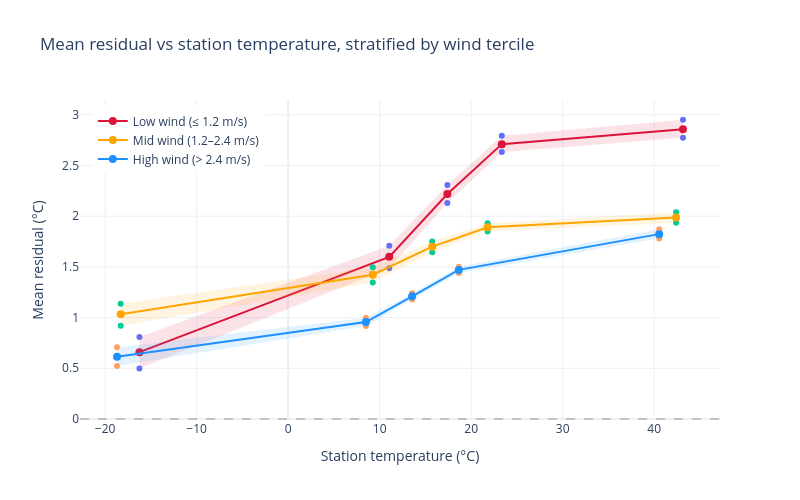

This figure's notebook cell:
### Code cell
wind_terciles = residuals_df["wind"].quantile([1 / 3, 2 / 3]).values
low_wind = residuals_df[residuals_df["wind"] <= wind_terciles[0]]
mid_wind = residuals_df[
    (residuals_df["wind"] > wind_terciles[0])
    & (residuals_df["wind"] <= wind_terciles[1])
]
high_wind = residuals_df[residuals_df["wind"] > wind_terciles[1]]

centers_lo, mean_lo, ci_lo_lo, ci_hi_lo = pdp_cluster_bootstrap(
    low_wind, "station_celsius"
)
centers_mid, mean_mid, ci_lo_mid, ci_hi_mid = pdp_cluster_bootstrap(
    mid_wind, "station_celsius"
)
centers_hi, mean_hi, ci_lo_hi, ci_hi_hi = pdp_cluster_bootstrap(
    high_wind, "station_celsius"
)

strat_records = []
for centers, mean, ci_lo, ci_hi, label in [
    (
        centers_lo,
        mean_lo,
        ci_lo_lo,
        ci_hi_lo,
        f"Low wind (≤ {wind_terciles[0]:.1f} m/s)",
    ),
    (
        centers_mid,
        mean_mid,
        ci_lo_mid,
        ci_hi_mid,
        f"Mid wind ({wind_terciles[0]:.1f}–{wind_terciles[1]:.1f} m/s)",
    ),
    (
        centers_hi,
        mean_hi,
        ci_lo_hi,
        ci_hi_hi,
        f"High wind (> {wind_terciles[1]:.1f} m/s)",
    ),
]:
    for j in range(len(centers)):
        strat_records.append(
            {
                "group": label,
                "center": centers[j],
                "mean": mean[j],
                "ci_lo": ci_lo[j],
                "ci_hi": ci_hi[j],
            }
        )

fig = go.Figure()

for centers, mean, ci_lo, ci_hi, color, label in [
    (
        centers_lo,
        mean_lo,
        ci_lo_lo,
        ci_hi_lo,
        "rgb(220,20,60)",
        f"Low wind (≤ {wind_terciles[0]:.1f} m/s)",
    ),
    (
        centers_mid,
        mean_mid,
        ci_lo_mid,
        ci_hi_mid,
        "rgb(255,165,0)",
        f"Mid wind ({wind_terciles[0]:.1f}–{wind_terciles[1]:.1f} m/s)",
    ),
    (
        centers_hi,
        mean_hi,
        ci_lo_hi,
        ci_hi_hi,
        "rgb(30,144,255)",
        f"High wind (> {wind_terciles[1]:.1f} m/s)",
    ),
]:
    rgba = color.replace("rgb(", "rgba(").replace(")", ",0.12)")
    fig.add_trace(
        go.Scatter(
            x=np.concatenate([centers, centers[::-1]]),
            y=np.concatenate([ci_hi, ci_lo[::-1]]),
            fill="toself",
            fillcolor=rgba,
            line=dict(width=0),
            showlegend=False,
            hoverinfo="skip",
        )
    )
    fig.add_trace(
        go.Scatter(
            x=centers,
            y=mean,
            mode="lines+markers",
            marker=dict(size=8, color=color),
            line=dict(color=color, width=2),
            name=label,
        )
    )

fig.add_hline(y=0, line_dash="dash", line_color="grey", opacity=0.4)
fig.update_layout(
    height=500,
    width=800,
    template="plotly_white",
    title="Mean residual vs station temperature, stratified by wind tercile",
    xaxis_title="Station temperature (°C)",
    yaxis_title="Mean residual (°C)",
    legend=dict(x=0.02, y=0.98),
)
fig.show()
fig.write_html(FIGS / "temp_pdp_cond_wind.html", include_plotlyjs="cdn")
pd.DataFrame(strat_records).to_parquet(
    PLOT_DATA / "temp_pdp_cond_wind.parquet", index=False
)

### Figure 1 — Plotly figure (JSON) as saved in the notebook; plotly's stock layout.template omitted (floating-point values rounded to 4 significant figures)
{"data": [{"fill": "toself", "fillcolor": "rgba(220,20,60,0.12)", "hoverinfo": "skip", "line": {"width": 0}, "showlegend": false, "type": "scatter", "x": [-16.25, 11.05, 17.4, 23.35, 43.15, 43.15, 23.35, 17.4, 11.05, -16.25], "y": [0.8086, 1.709, 2.308, 2.792, 2.95, 2.772, 2.633, 2.129, 1.487, 0.4988]}, {"line": {"color": "rgb(220,20,60)", "width": 2}, "marker": {"color": "rgb(220,20,60)", "size": 8}, "mode": "lines+markers", "name": "Low wind (≤ 1.2 m/s)", "type": "scatter", "x": [-16.25, 11.05, 17.4, 23.35, 43.15], "y": [0.659, 1.599, 2.219, 2.71, 2.858]}, {"fill": "toself", "fillcolor": "rgba(255,165,0,0.12)", "hoverinfo": "skip", "line": {"width": 0}, "showlegend": false, "type": "scatter", "x": [-18.3, 9.25, 15.75, 21.8, 42.4, 42.4, 21.8, 15.75, 9.25, -18.3], "y": [1.135, 1.496, 1.749, 1.93, 2.038, 1.936, 1.848, 1.643, 1.346, 0.9186]}, {"line": {"color": "rgb(255,165,0)", "width": 2}, "marker": {"color": "rgb(255,165,0)", "size": 8}, "mode": "lines+markers", "name": "Mid wind (1.2–2.4 m/s)", "type": "scatter", "x": [-18.3, 9.25, 15.75, 21.8, 42.4], "y": [1.033, 1.422, 1.699, 1.89, 1.986]}, {"fill": "toself", "fillcolor": "rgba(30,144,255,0.12)", "hoverinfo": "skip", "line": {"width": 0}, "showlegend": false, "type": "scatter", "x": [-18.7, 8.5, 13.55, 18.65, 40.55, 40.55, 18.65, 13.55, 8.5, -18.7], "y": [0.7085, 0.9978, 1.241, 1.5, 1.87, 1.779, 1.44, 1.178, 0.9158, 0.5234]}, {"line": {"color": "rgb(30,144,255)", "width": 2}, "marker": {"color": "rgb(30,144,255)", "size": 8}, "mode": "lines+markers", "name": "High wind (> 2.4 m/s)", "type": "scatter", "x": [-18.7, 8.5, 13.55, 18.65, 40.55], "y": [0.6144, 0.9562, 1.21, 1.47, 1.823]}], "layout": {"height": 500, "legend": {"x": 0.02, "y": 0.98}, "shapes": [{"line": {"color": "grey", "dash": "dash"}, "opacity": 0.4, "type": "line", "x0": 0, "x1": 1, "xref": "x domain", "y0": 0, "y1": 0, "yref": "y"}], "title": {"text": "Mean residual vs station temperature, stratified by wind tercile"}, "width": 800, "xaxis": {"title": {"text": "Station temperature (°C)"}}, "yaxis": {"title": {"text": "Mean residual (°C)"}}}}
